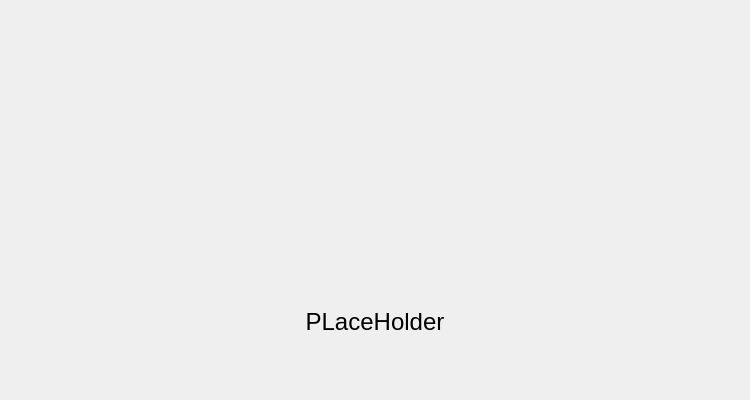
<?xml version="1.0" encoding="UTF-8"?>
<ui version="4.0">
 <class>ErrorWidget</class>
 <widget class="QWidget" name="ErrorWidget">
  <property name="geometry">
   <rect>
    <x>0</x>
    <y>0</y>
    <width>750</width>
    <height>400</height>
   </rect>
  </property>
  <property name="windowTitle">
   <string>Form</string>
  </property>
  <property name="styleSheet">
   <string notr="true">#errorIcon {
	background-image: url(:/assets/images/caution.png);
	background-repeat : no-repeat;
	background-position:center;
}

#errorText {
	qproperty-alignment: AlignCenter;
	font-family: &quot;Muli Semibold&quot;;
	font-size: 24px;
}
</string>
  </property>
  <widget class="QWidget" name="errorContainer" native="true">
   <property name="geometry">
    <rect>
     <x>0</x>
     <y>0</y>
     <width>750</width>
     <height>400</height>
    </rect>
   </property>
   <layout class="QVBoxLayout" name="errorAndWarningContainer_2">
    <property name="spacing">
     <number>0</number>
    </property>
    <item>
     <widget class="QWidget" name="errorIcon" native="true">
      <property name="minimumSize">
       <size>
        <width>242</width>
        <height>243</height>
       </size>
      </property>
     </widget>
    </item>
    <item>
     <widget class="QLabel" name="errorText">
      <property name="text">
       <string>PLaceHolder</string>
      </property>
      <property name="alignment">
       <set>Qt::AlignCenter</set>
      </property>
      <property name="wordWrap">
       <bool>true</bool>
      </property>
     </widget>
    </item>
   </layout>
  </widget>
 </widget>
 <resources/>
 <connections/>
</ui>
